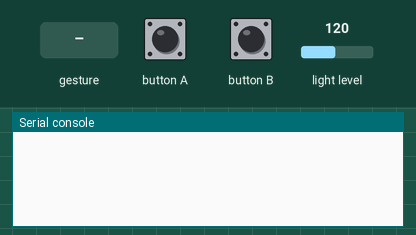
Simulated run of this program. Board: BBC micro:bit (MakeCode). Shown: the last lines printed to the serial console. Inputs (shaded band) come from the test bench; at power-on: light level 120. No radio messages arrive unless stated (any console line starting 'radio sent:' is added by the test bench); a tilt is held for 1.5 s and a shake lasts 1 s, then the board lies face up again.

Above: at 1.2 s.
1.3 s: button A pressed for 0.15 s
At 2.3 s:
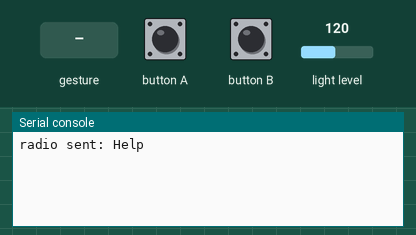
6.5 s: button B pressed for 0.15 s
At 7.4 s:
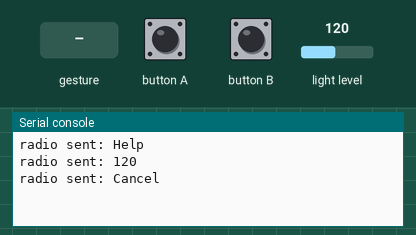
8.1 s: gesture 'shake'
At 9.3 s:
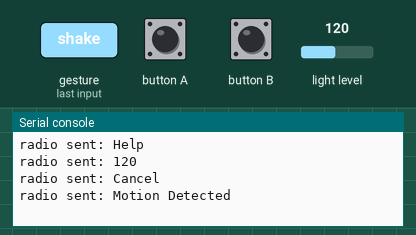
9.8 s: light level set to 5
At 11.3 s:
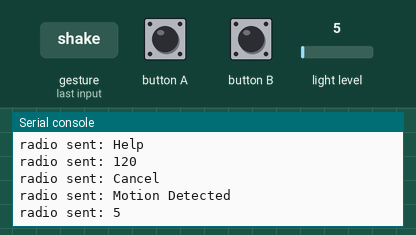

Measured:
- after the input at 1.3 s, the serial console: prints a new line after 0.15 s (image 1)
- after the input at 6.5 s, the serial console: prints a new line after 0.15 s (image 2)
- after the input at 8.1 s, the serial console: prints a new line after 0.20 s (image 3)
- after the input at 9.8 s, the serial console: prints a new line after 0.22 s (image 4)

The program:

ms_sensor.py
```python
#User presses button A to send a request for assistance to the gateway
def on_button_pressed_a():
    radio.send_string("Help")
input.on_button_pressed(Button.A, on_button_pressed_a)

#User presses button B to cancel their request for help
def on_button_pressed_b():
    radio.send_string("Cancel")
input.on_button_pressed(Button.B, on_button_pressed_b)

#A motion sensor that detects user movement, and if movement is detected, a notification is sent to the gateway
def on_gesture_shake():
    radio.send_string("Motion Detected")
input.on_gesture(Gesture.SHAKE, on_gesture_shake)

running_time_in_secs = 0
light2 = 0
radio.set_transmit_power(7)
radio.set_group(1)

#A light sensor to detect ambient light and sends light reading every 5 seconds to the gateway
def on_forever():
    global light2
    basic.pause(5000)
    light2 = input.light_level()
    radio.send_number(light2)
basic.forever(on_forever)

def on_forever2():
    global running_time_in_secs
    running_time_in_secs = Math.round(input.running_time()) / 1000
    basic.pause(1000)
basic.forever(on_forever2)
```
